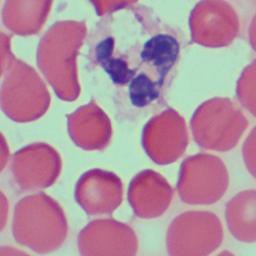
#> input picture images/image-1.png, 256 x 256 px; its folder holds only this picture in this run
$ python main.py
#> lines starting #> are read from the running program, lines starting #| are printed output that depends on the picture; after the words box and inside, x2 and y2 are one past the last pixel; in counts of white or black regions, pixels touching at a corner belong together
import cv2
import numpy as np
import os
import pandas as pd

# --- CONFIGURATION ---
INPUT_FOLDER = "images"
OUTPUT_FOLDER = "output"
REPORT_FILE = "Cell_Counting_Report.csv"

if not os.path.exists(OUTPUT_FOLDER):
    os.makedirs(OUTPUT_FOLDER)

def count_all_cells(image_path, filename):
#> called with image_path = 'images/image-1.png', filename = 'image-1.png'
    img = cv2.imread(image_path)
#> img is the input picture: shape (256, 256, 3); mean B, G, R 159.5, 143.8, 176.8
    if img is None:
        return 0, None

    # 1. Grayscale
    gray = cv2.cvtColor(img, cv2.COLOR_BGR2GRAY)
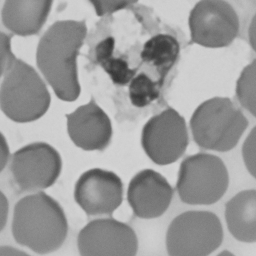
#> gray: shape (256, 256); min 52, max 214, mean 155.5

    # 2. Gaussian Blur (Noise reduction)
    blur = cv2.GaussianBlur(gray, (5, 5), 0)

    # 3. ADAPTIVE THRESHOLDING (The Key Change!)
    # Instead of global threshold, this looks at neighbors to find edges.
    # Perfect for separating Red Blood Cells (RBC) from background.
    thresh = cv2.adaptiveThreshold(blur, 255, cv2.ADAPTIVE_THRESH_GAUSSIAN_C,
                                   cv2.THRESH_BINARY_INV, 11, 2)
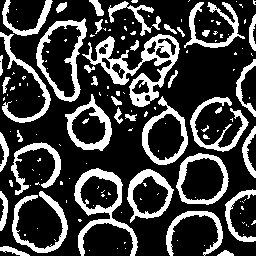
#> thresh: shape (256, 256); 25.2% white; 148 white regions (103 under 20 px), largest, box (x1, y1, x2, y2) and area: (82, 34, 180, 107) 2110, (74, 168, 138, 256) 1380, (36, 18, 87, 102) 1101

    # 4. Morphological Operations
    # Separate touching cells slightly
    kernel = np.ones((3,3), np.uint8)
    # Erode helps to separate connected cells
    processed = cv2.erode(thresh, kernel, iterations=1)
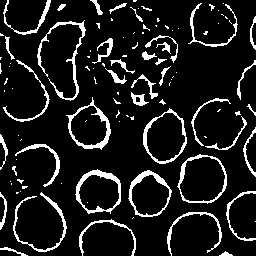
#> processed: shape (256, 256); 11.2% white; 106 white regions (65 under 20 px), largest, box (x1, y1, x2, y2) and area: (37, 20, 86, 101) 534, (75, 169, 121, 214) 485, (66, 97, 111, 150) 465
    processed = cv2.dilate(processed, kernel, iterations=1)
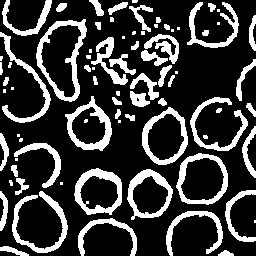
#> processed: shape (256, 256); 23.3% white; 80 white regions (28 under 20 px)

    # 5. Contour Detection
    contours, _ = cv2.findContours(processed, cv2.RETR_EXTERNAL, cv2.CHAIN_APPROX_SIMPLE)
#> contours = 79 contours, 30 with area under 20; largest, box (x1, y1, x2, y2) and area: (36, 19, 87, 102) 2700, (176, 153, 228, 205) 2078, (142, 107, 188, 165) 1886, (74, 168, 122, 215) 1700, (127, 169, 173, 220) 1623

    count = 0
    result_img = img.copy()

    for c in contours:
        area = cv2.contourArea(c)

        # --- SENSITIVITY SETTINGS ---
        # Lower limit is now 30 pixels. This captures even small RBCs.
        if 30 < area < 10000:
            cv2.drawContours(result_img, [c], -1, (0, 255, 0), 1) # Thin green line
            count += 1
#> this loop made 79 passes
#> area on passes 1, 2, 4, 5, 6, 7, 8, 11, 12, 13, 14, 16: 46, 99, 414, 485.5, 692.5, 142, 328.5, 77.5, 1623, 1700.5, 43.5, 2077.5
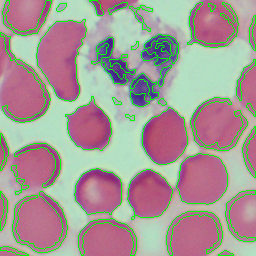
#> result_img: shape (256, 256, 3); 7.21% of pixels changed, all inside (x1, y1, x2, y2) = (0, 0, 256, 256)
#> after the loop, count = 41

    # Add text
    cv2.putText(result_img, f"Total Cells: {count}", (10, 30),
                cv2.FONT_HERSHEY_SIMPLEX, 0.7, (0, 0, 255), 2)
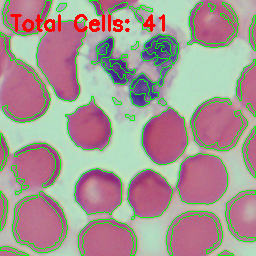
#> result_img: shape (256, 256, 3); 1.48% of pixels changed, all inside (x1, y1, x2, y2) = (10, 14, 165, 32)

    # Save image
    cv2.imwrite(os.path.join(OUTPUT_FOLDER, "counted_" + filename), result_img)

    return count

def main():
    print("--- STARTING SENSITIVE CELL COUNTING ---")
    files = [f for f in os.listdir(INPUT_FOLDER) if f.lower().endswith(('.jpg', '.png', '.jpeg'))]

    data = []

    for filename in files:
        file_path = os.path.join(INPUT_FOLDER, filename)

        count = count_all_cells(file_path, filename)
#> count = 41

        print(f"Image: {filename} -> Count: {count}")
#| Image: image-1.png -> Count: 41

        data.append({
            "Image_Name": filename,
            "Total_Cell_Count": count
        })

    # Save CSV
    df = pd.DataFrame(data)
#> df = table of 1 rows and 2 columns
    df.to_csv(REPORT_FILE, index=False)

    print("\n--- PROCESSING DONE ---")
    print(f"Check the '{OUTPUT_FOLDER}' for green contours.")

if __name__ == "__main__":
    main()

$ run again, on images/image-14.png
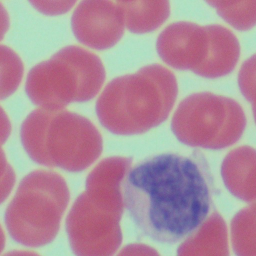
#> input picture images/image-14.png, 256 x 256 px
#> in count_all_cells, img is the input picture: shape (256, 256, 3); mean B, G, R 155.4, 141.1, 174.7
#> in count_all_cells, `thresh = cv2.adaptiveThreshold(blur, 255, cv2.ADAPTIVE_THRESH_GAUSSIAN..`:
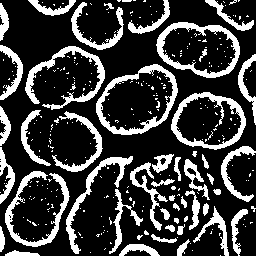
#> thresh: shape (256, 256); 23.8% white; 290 white regions (244 under 20 px), largest, box (x1, y1, x2, y2) and area: (96, 64, 178, 135) 1215, (156, 22, 240, 78) 1166, (25, 46, 105, 110) 1093
#> contours = 83 contours, 28 with area under 20; largest, box (x1, y1, x2, y2) and area: (157, 22, 240, 78) 3446, (171, 92, 246, 150) 3200, (96, 64, 178, 135) 924, (66, 156, 133, 254) 678, (5, 174, 69, 247) 623
#> the loop in count_all_cells, `for c in contours:` made 83 passes
#> area on passes 1, 2, 3, 4, 5, 8, 12, 13: 92, 37.5, 207, 66, 32, 21, 66, 34.5
#> after the loop in count_all_cells, `for c in contours:`: count = 46
#> in count_all_cells, `cv2.putText(result_img, f"Total Cells: {count}", (10, 30), cv2.FONT_HE..`:
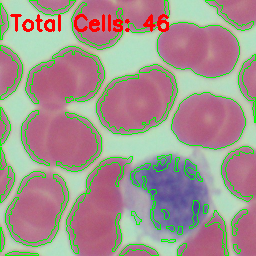
#> result_img: shape (256, 256, 3); mean B, G, R 141.9, 147.6, 163.9
#| Image: image-14.png -> Count: 46
#> df = table of 1 rows and 2 columns

$ run again, on images/image-17.png
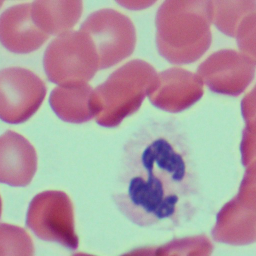
#> input picture images/image-17.png, 256 x 256 px
#> in count_all_cells, img is the input picture: shape (256, 256, 3); mean B, G, R 160.9, 154.6, 174.1
#> in count_all_cells, `thresh = cv2.adaptiveThreshold(blur, 255, cv2.ADAPTIVE_THRESH_GAUSSIAN..`:
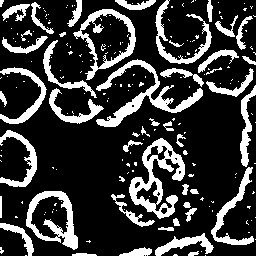
#> thresh: shape (256, 256); 22.5% white; 193 white regions (145 under 20 px), largest, box (x1, y1, x2, y2) and area: (129, 138, 185, 219) 1656, (96, 59, 203, 127) 1546, (26, 191, 78, 250) 1120
#> contours = 81 contours, 32 with area under 20; largest, box (x1, y1, x2, y2) and area: (26, 191, 78, 249) 912, (97, 60, 160, 127) 849, (129, 146, 175, 218) 812, (211, 168, 254, 245) 582, (81, 9, 136, 69) 556
#> the loop in count_all_cells, `for c in contours:` made 81 passes
#> area on passes 2, 3, 4, 6, 9, 10, 13, 14: 34, 21.5, 136, 418.5, 241.5, 26, 101, 29
#> after the loop in count_all_cells, `for c in contours:`: count = 40
#> in count_all_cells, `cv2.putText(result_img, f"Total Cells: {count}", (10, 30), cv2.FONT_HE..`:
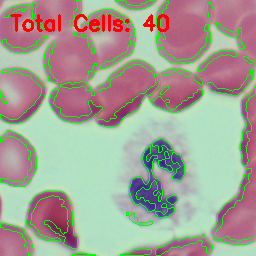
#> result_img: shape (256, 256, 3); mean B, G, R 148.9, 162.2, 164.4
#| Image: image-17.png -> Count: 40
#> df = table of 1 rows and 2 columns

$ run again, on images/image-18.png
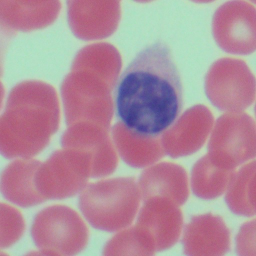
#> input picture images/image-18.png, 256 x 256 px
#> in count_all_cells, img is the input picture: shape (256, 256, 3); mean B, G, R 155.1, 141.5, 175.7
#> in count_all_cells, `thresh = cv2.adaptiveThreshold(blur, 255, cv2.ADAPTIVE_THRESH_GAUSSIAN..`:
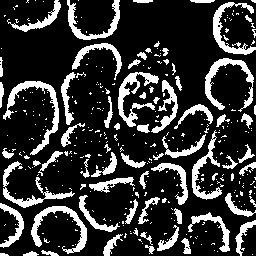
#> thresh: shape (256, 256); 20.8% white; 339 white regions (270 under 20 px), largest, box (x1, y1, x2, y2) and area: (3, 81, 59, 155) 799, (118, 72, 159, 127) 713, (31, 206, 87, 254) 708
#> contours = 113 contours, 52 with area under 20; largest, box (x1, y1, x2, y2) and area: (7, 81, 59, 155) 572, (31, 206, 87, 252) 532, (205, 58, 254, 110) 468, (67, 0, 120, 40) 412, (213, 2, 256, 55) 412
#> the loop in count_all_cells, `for c in contours:` made 113 passes
#> area on passes 2, 3, 5, 8, 10, 12, 15, 16: 30.5, 34.5, 26, 30, 112, 123, 155.5, 277
#> after the loop in count_all_cells, `for c in contours:`: count = 48
#> in count_all_cells, `cv2.putText(result_img, f"Total Cells: {count}", (10, 30), cv2.FONT_HE..`:
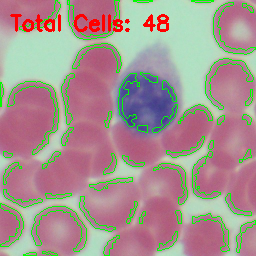
#> result_img: shape (256, 256, 3); mean B, G, R 143.3, 146.9, 166.4
#| Image: image-18.png -> Count: 48
#> df = table of 1 rows and 2 columns
